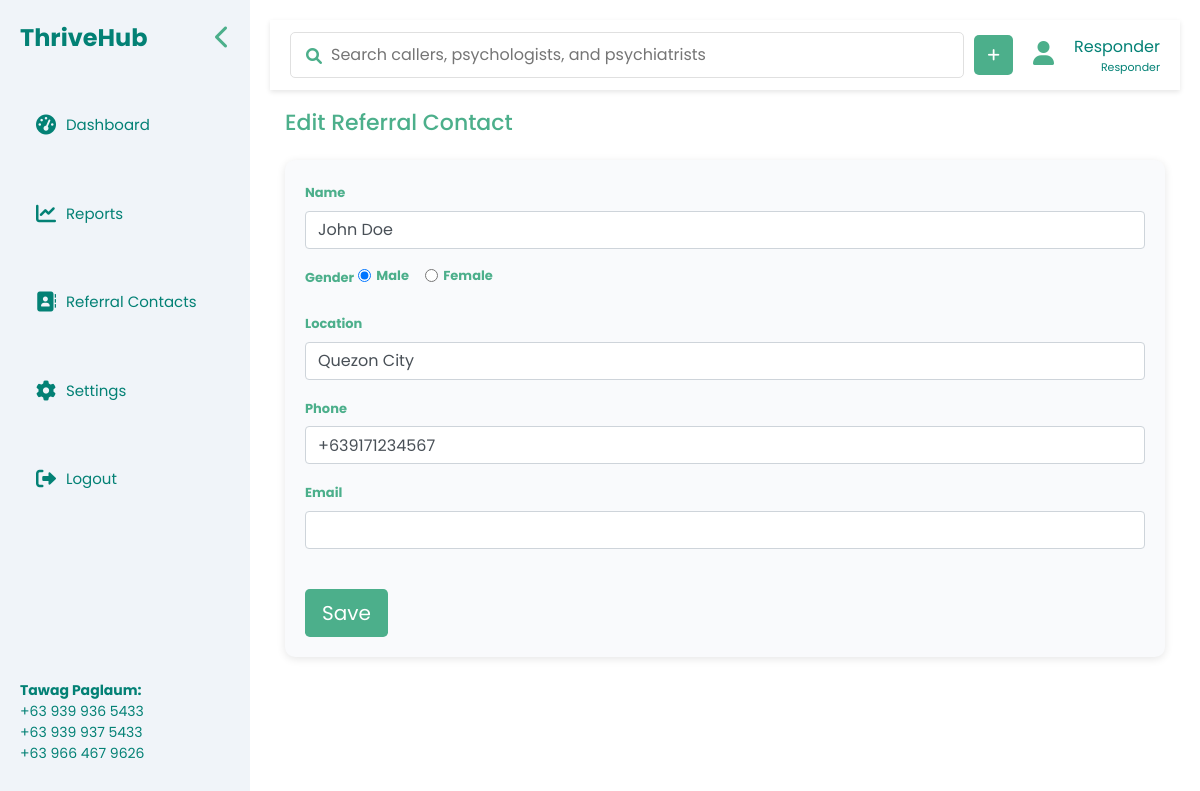
Page /edit/7/ on the earlier database version.
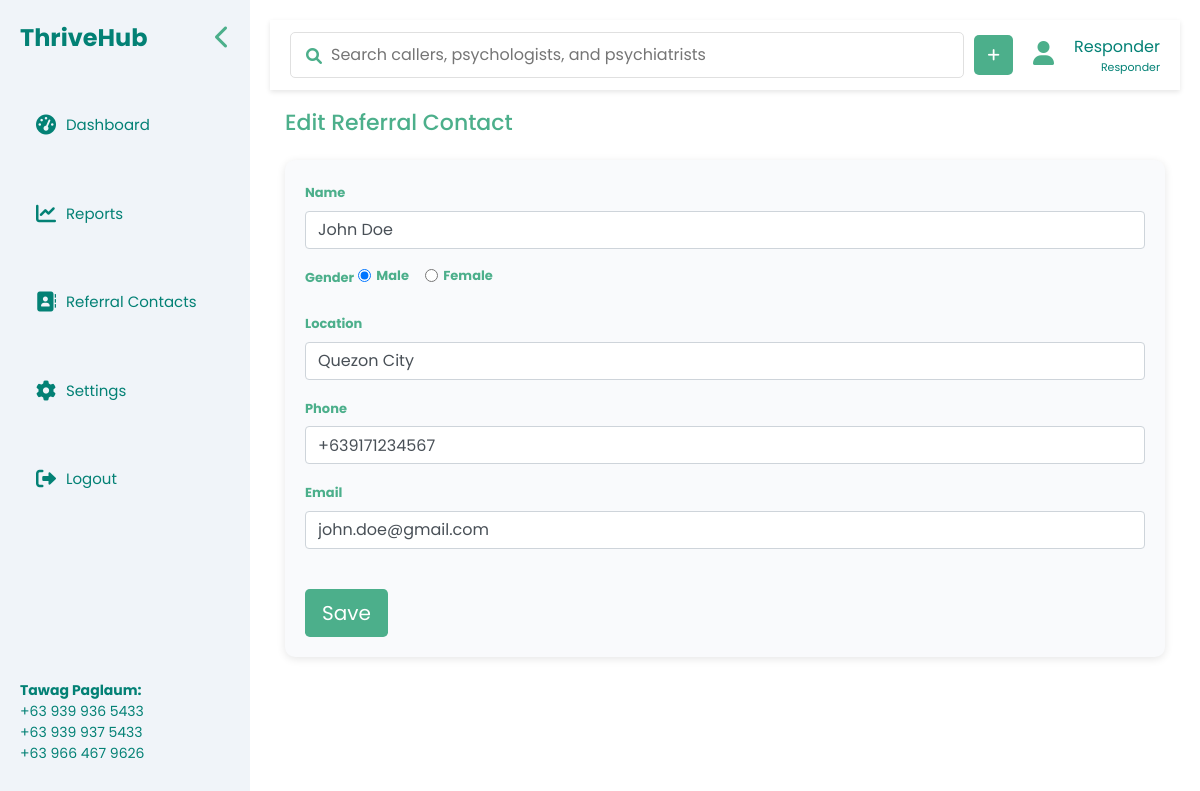
Same page on the later database version.
### form/models.py (models this page shows, shortened)
class ReferralContact(models.Model):
    name = models.CharField(max_length=255)
    gender = models.CharField(max_length=10, choices=[('Male', 'Male'), ('Female', 'Female')])
    location = models.CharField(max_length=255)
    phone = models.CharField(max_length=15, null=True, blank=True)
    email = models.EmailField(max_length=255, null=True, blank=True)
    date_updated = models.DateField(auto_now=True)

### ThriveHub/views.py (the view)
# urls.py: path('edit/<int:pk>/', views.edit_referral, name='edit_referral'),
def edit_referral(request, pk):
    contact = get_object_or_404(ReferralContact, pk=pk)
    if request.method == 'POST':
        form = ReferralContactForm(request.POST, instance=contact)
        if form.is_valid():
            form.save()
            return redirect('referrals')
    else:
        form = ReferralContactForm(instance=contact)
    return render(request, 'referral_new.html', {'form': form})

### form/forms.py
class ReferralContactForm(forms.ModelForm):
    name = forms.CharField(max_length=100)
    gender = forms.ChoiceField(choices=[('Male', 'Male'), ('Female', 'Female')])
    location = forms.CharField(max_length=100)
    phone = forms.CharField(max_length=15, required=False)
    email = forms.EmailField(required=False)
    def __init__(self, *args, **kwargs):
        super().__init__(*args, **kwargs)
        self.fields['name'].widget.attrs.update({'class': 'form-control'})
        self.fields['location'].widget.attrs.update({'class': 'form-control'})
        self.fields['phone'].widget.attrs.update({'class': 'form-control'})
        self.fields['email'].widget.attrs.update({'class': 'form-control'})
    class Meta:
        model = ReferralContact
        fields = ['name', 'gender', 'location', 'phone', 'email']

### templates/referral_new.html (shortened to what this page needs)
{% extends 'layout.html' %}
{% block content %}
<div class="container">
    <h2 id="referralTitle" class="section-title mb-4">Add/Edit Referral</h2>
    <form method="POST" class="full-form-container">
        <div class="form-group">
            <label for="name" class="form-label">Name</label>
            {{ form.name }}
        </div>
        <div class="form-group">
            <label class="form-label">Gender</label>
            <div class="form-check form-check-inline">
                <input class="form-check-input" type="radio" name="gender" value="Male" {% if form.gender.value == "Male" %}checked{% endif %}>
                <label class="form-check-label">Male</label>
            </div>
            <div class="form-check form-check-inline">
                <input class="form-check-input" type="radio" name="gender" value="Female" {% if form.gender.value == "Female" %}checked{% endif %}>
                <label class="form-check-label">Female</label>
            </div>
        </div>
        <div class="form-group">
            <label for="location" class="form-label">Location</label>
            {{ form.location }}
        </div>
        <div class="form-group">
            <label for="phone" class="form-label">Phone</label>
            {{ form.phone }}
        </div>
        <div class="form-group">
            <label for="email" class="form-label">Email</label>
            {{ form.email }}
        </div>
        <button type="submit" class="btn btn-lg def-btn mt-4">Save</button>
    </form>
</div>
{% endblock %}

Differences in the rows shown:
changed ReferralContact "John Doe": email (not shown) → "john.doe@gmail.com"
